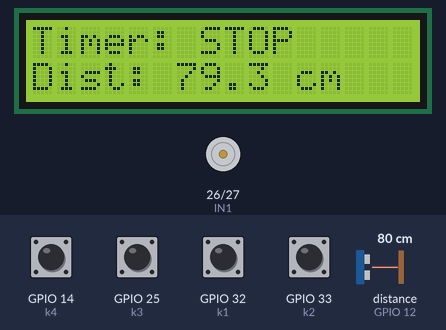
Recording of a sketch running on a simulated ESP32. Shown: 16×2 character LCD, motor-driver pin pairs drawn as motors (green arrow = first pin HIGH = forward, orange = second pin HIGH = backward, longer = more drive). Wiring (inferred from the names in the program): ultrasonic range finder: trigger GPIO 13; echo GPIO 12. Inputs (shaded band) come from the test bench; at power-on: GPIO 14 (k4), GPIO 25 (k3), GPIO 32 (k1), GPIO 33 (k2) HIGH, distance to the obstacle (sensor on GPIO 12) 80 cm. The echo pulse lasts 58.3 µs per cm; no radio packets arrive unless stated; what the sketch prints to the serial monitor is not drawn.

Above: at 2.2 s.
2.3 s: GPIO 25 (k3) pulled LOW for 0.15 s
At 5.0 s:
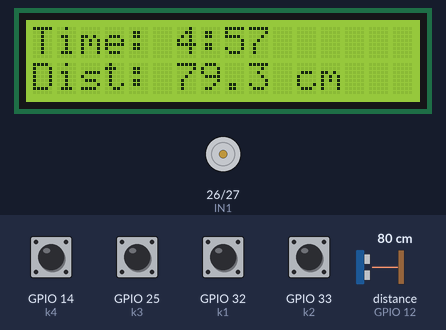
5.4 s: GPIO 14 (k4) pulled LOW for 0.15 s
At 5.54 s:
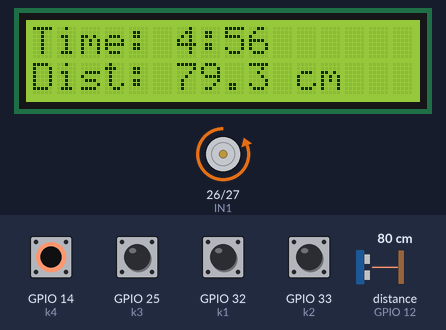
7.1 s: GPIO 32 (k1) pulled LOW for 0.15 s
At 7.25 s:
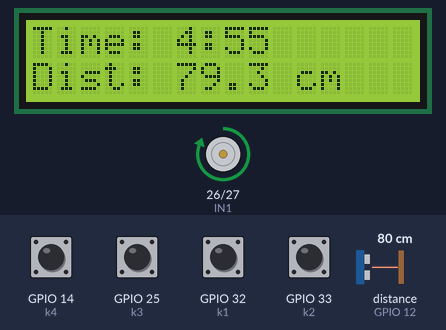
8.8 s: distance to the obstacle (sensor on GPIO 12) set to 2 cm
At 9.8 s:
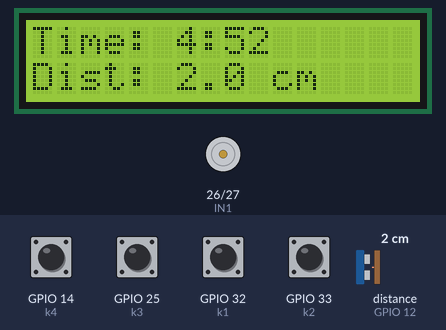
12.8 s: distance to the obstacle (sensor on GPIO 12) set to 4 cm
At 15.1 s:
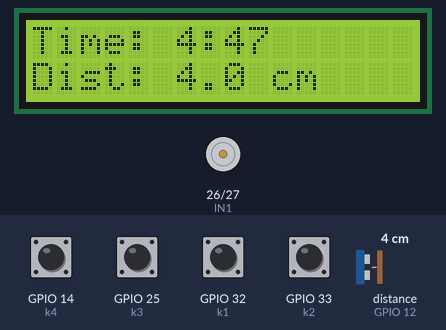
Timing chart, 0 to 15.8 s (numbered marks = the images above; inputs shaded):
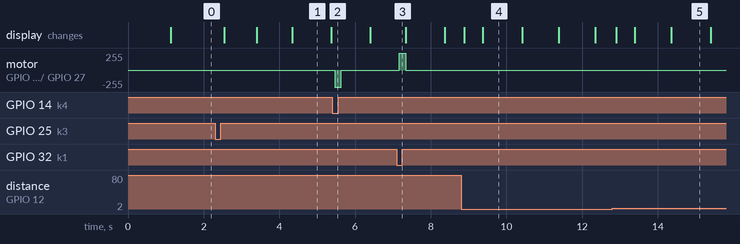

The sketch:

RC.ino
```cpp
#include <SPI.h>
#include <RF24.h>
#include <Wire.h>
#include <LiquidCrystal_I2C.h>

// --- Config Pins ---
#define TRIG_PIN 13
#define ECHO_PIN 12

// Button Pins
#define k1 32
#define k2 33
#define k3 25
#define k4 14

// Local Motor Pins
#define IN1 26
#define IN2 27

// NRF
RF24 radio(4, 5); // CE, CSN
const byte address[6] = "MyA1"; // Address

// Variables
long duration;
float distance = 0.0;

// Timer Variables
unsigned long timerEndTime = 0;
bool isTimerRunning = false;
const int countdownMinutes = 5;

LiquidCrystal_I2C lcd(0x27, 16, 2);

void setup() {
  Serial.begin(9600);
  Wire.begin();

  // LCD Setup
  lcd.begin();
  lcd.backlight();
  lcd.clear();
  lcd.setCursor(0, 0);
  lcd.print("System Ready...");

  // Sensor Setup
  pinMode(TRIG_PIN, OUTPUT);
  pinMode(ECHO_PIN, INPUT);

  // Buttons Setup
  pinMode(k1, INPUT_PULLUP);
  pinMode(k2, INPUT_PULLUP);
  pinMode(k3, INPUT_PULLUP);
  pinMode(k4, INPUT_PULLUP);

  // Local Motor Setup
  pinMode(IN1, OUTPUT);
  pinMode(IN2, OUTPUT);
  digitalWrite(IN1, LOW);
  digitalWrite(IN2, LOW);

  // NRF24 Setup
  if (!radio.begin()) {
    Serial.println("NRF24 Hardware Error!");
    lcd.setCursor(0, 0);
    lcd.print("NRF Error!    ");
  }
  radio.setChannel(90);
  radio.setPALevel(RF24_PA_MAX);
  radio.setDataRate(RF24_1MBPS);
  radio.openWritingPipe(address);
  radio.stopListening();

  delay(1000);
  lcd.clear();
}

void loop() {
  // Ultrasonic
  digitalWrite(TRIG_PIN, LOW);
  delayMicroseconds(2);
  digitalWrite(TRIG_PIN, HIGH);
  delayMicroseconds(10);
  digitalWrite(TRIG_PIN, LOW);
  duration = pulseIn(ECHO_PIN, HIGH, 30000);
  if (duration > 0) {
    distance = duration * 0.034 / 2;
  } else {
    distance = 0;
  }


  lcd.setCursor(0, 1);
  lcd.print("Dist: ");
  lcd.print(distance, 1);
  lcd.print(" cm    ");

  // --- อ่านปุ่มกด ---
  int b1 = digitalRead(k1);
  int b2 = digitalRead(k2);
  int b3 = digitalRead(k3);
  int b4 = digitalRead(k4);

  // --- Logic Timer ---
  if (b3 == LOW && !isTimerRunning) {
    timerEndTime = millis() + (countdownMinutes * 60 * 1000);
    isTimerRunning = true;
    Serial.println("Timer Started!");
    delay(200);
  }

  lcd.setCursor(0, 0);
  if (isTimerRunning) {
    long remainingTime = timerEndTime - millis();
    if (remainingTime > 0) {
      int secondsTotal = remainingTime / 1000;
      int mins = secondsTotal / 60;
      int secs = secondsTotal % 60;

      lcd.print("Time: ");
      lcd.print(mins);
      lcd.print(":");
      if (secs < 10) lcd.print("0");
      lcd.print(secs);
      lcd.print("     ");
    } else {
      isTimerRunning = false;
      lcd.print("Time's Up!      ");
      Serial.println("Time Finished");
    }
  } else {
    lcd.print("Timer: STOP     ");
  }

  // --- Local Motor Control ---
  if (b1 == LOW) {
    digitalWrite(IN1, HIGH);
    digitalWrite(IN2, LOW);
  } else if (b4 == LOW) {
    digitalWrite(IN1, LOW);
    digitalWrite(IN2, HIGH);
  } else {
    digitalWrite(IN1, LOW);
    digitalWrite(IN2, LOW);
  }

  // --- NRF Transmit Logic ---
  if (b2 == LOW) {
    Serial.print("Sending: ");
    Serial.println(distance);

    bool report = radio.write(&distance, sizeof(distance));

    if (!report) {
       Serial.println("Send Failed (Check Connection)");
    }
  }

  delay(50);
}
```

Measured:
- after the input at 2.3 s, the display: first changes after 0.24 s (image 1 shows a later state)
- after the input at 5.4 s, motor on GPIO 26 (IN1) / GPIO 27 (IN2): stopped → backward 255/255 after 0.06 s, → stopped 0.17 s later
- after the input at 7.1 s, motor on GPIO 26 (IN1) / GPIO 27 (IN2): stopped → forward 255/255 after 0.07 s, → stopped 0.17 s later
- what the display in image 1 shows lasts 1.1 s, from 4.3 s to 5.4 s
